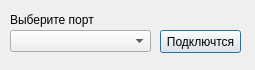
<?xml version="1.0" encoding="UTF-8"?>
<ui version="4.0">
 <class>Dialog</class>
 <widget class="QDialog" name="Dialog">
  <property name="geometry">
   <rect>
    <x>0</x>
    <y>0</y>
    <width>255</width>
    <height>70</height>
   </rect>
  </property>
  <property name="windowTitle">
   <string>Software by R.G.i.T</string>
  </property>
  <widget class="QPushButton" name="pushButton">
   <property name="geometry">
    <rect>
     <x>160</x>
     <y>30</y>
     <width>81</width>
     <height>23</height>
    </rect>
   </property>
   <property name="text">
    <string>Подключтся</string>
   </property>
  </widget>
  <widget class="QComboBox" name="comboBox">
   <property name="geometry">
    <rect>
     <x>10</x>
     <y>30</y>
     <width>141</width>
     <height>22</height>
    </rect>
   </property>
  </widget>
  <widget class="QLabel" name="label">
   <property name="geometry">
    <rect>
     <x>10</x>
     <y>10</y>
     <width>91</width>
     <height>20</height>
    </rect>
   </property>
   <property name="text">
    <string>Выберите порт</string>
   </property>
  </widget>
 </widget>
 <resources/>
 <connections/>
</ui>
